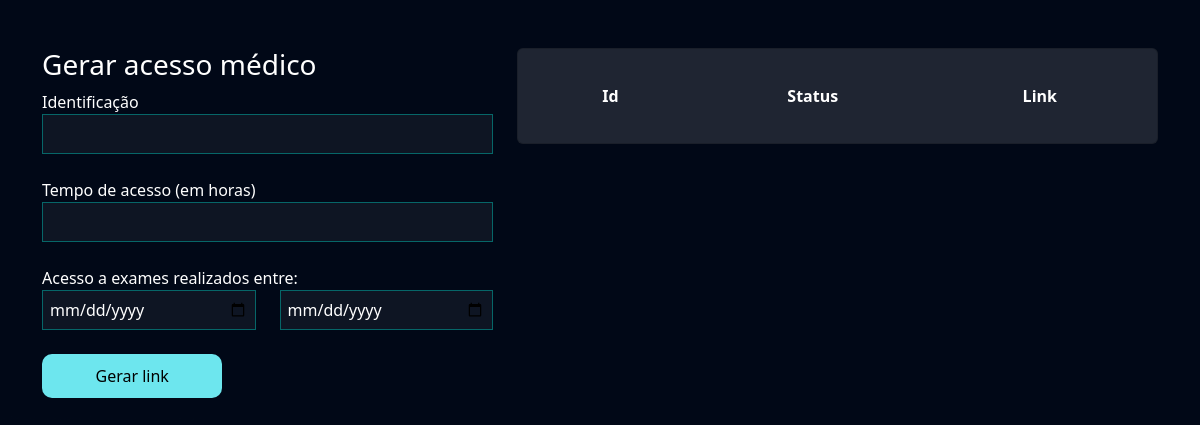
Page /exames/gerar_acesso_medico/ (signed in) on the earlier database version.
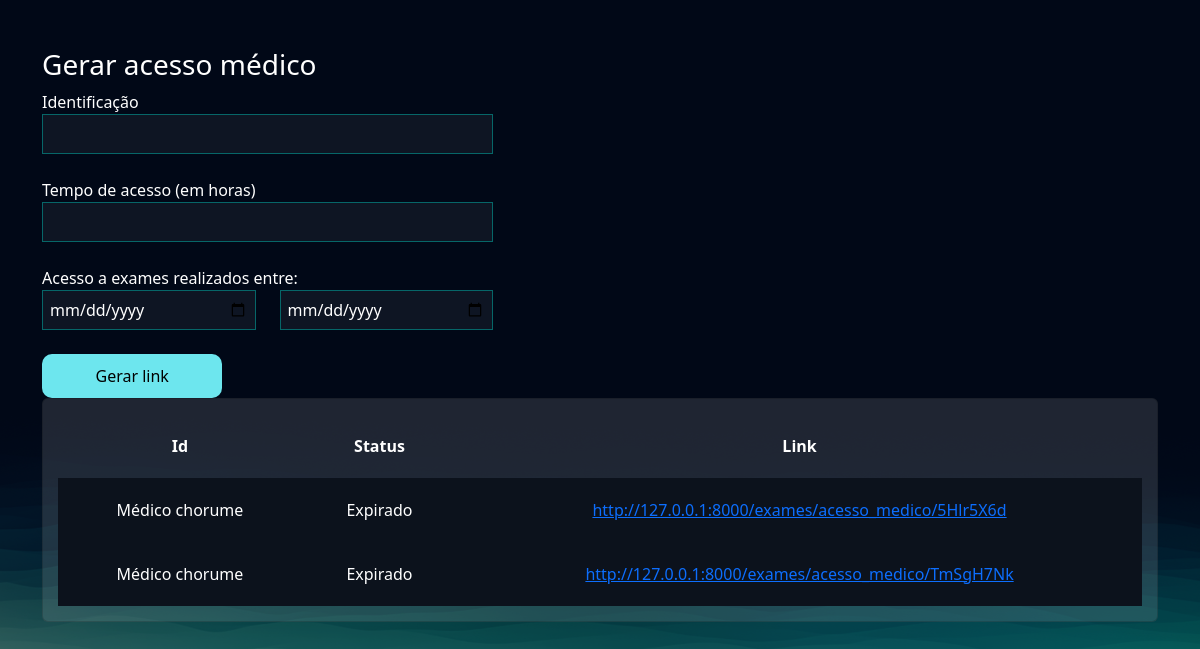
Same page on the later database version.
### exames/models.py (models this page shows, shortened)
class AcessoMedico(models.Model):
    usuario = models.ForeignKey(User, on_delete=models.DO_NOTHING)
    identificacao = models.CharField(max_length=50)
    tempo_de_acesso = models.IntegerField() # Em horas
    criado_em = models.DateTimeField()
    data_exames_iniciais = models.DateField()
    data_exames_finais = models.DateField()
    token = models.CharField(max_length=20, null= True, blank=True)
    @property
    def status(self):
        if timezone.now () > (self.criado_em + timedelta(hours=self.tempo_de_acesso)):
            return 'Expirado'
        else:
            return 'Ativo'
    @property
    def url(self):
        return f'http://127.0.0.1:8000/exames/acesso_medico/{self.token}'

### exames/views.py (the view, shortened to what this page needs)
# urls.py: path('gerar_acesso_medico/', views.gerar_acesso_medico, name="gerar_acesso_medico"),
@login_required
def gerar_acesso_medico(request):
    if request.method == "GET":
        acessos_medicos = AcessoMedico.objects.filter(usuario=request.user)
        return render(request, 'gerar_acesso_medico.html', {'acessos_medicos': acessos_medicos})

### exames/templates/gerar_acesso_medico.html (shortened to what this page needs)
{% extends "bases/base.html" %}
{% load static %}
{% block 'head' %}
    <link href="{% static 'exames/css/css.css' %}" rel="stylesheet">
    <link href="{% static 'exames/css/gerenciar_pedidos.css' %}" rel="stylesheet">
{% endblock 'head' %}
{% block 'conteudo' %}
    <br>
    <br>
    <div class="container">
        <div class="row">
            <div class="col-md-5">
                <h3>Gerar acesso médico</h3>
                <form action="{% url "gerar_acesso_medico" %}" method="POST">{% csrf_token %}
                    <label for="">Identificação</label>
                    <br>
                    <input style="width: 100%" type="text" name="identificacao" id="" class="input-default">
                    <br>
                    <br>
                    <label for="">Tempo de acesso (em horas)</label>
                    <br>
                    <input style="width: 100%" type="number" name="tempo_de_acesso" id="" class="input-default">
                    <br>
                    <br>
                    <div class="row">
                        <label for="">Acesso a exames realizados entre:</label>
                        <div class="col-md">
                            <input style="width: 100%" type="date" name="data_exame_inicial" id="" class="input-default">
                        </div>
                        <div class="col-md">
                            <input style="width: 100%" type="date" name="data_exame_final" id="" class="input-default">
                            <br>
                            <br>
                        </div>
                    </div>
                    <input style="width: 40%" type="submit" class="btn-default" value="Gerar link">
                </form>
            </div>
            <div class="col-md">
                <div class="card">
                    <table style="text-align: center">
                        <tr>
                          <th>Id</th>
                          <th>Status</th>
                          <th>Link</th>
                        </tr>
                        {%for acesso in acessos_medicos%}
                            <tr class="linha-tabela">
                                <td>{{acesso.identificacao}}</td>
                                <td>{{acesso.status}}</td>
                                <td><a href="{{acesso.url}}">{{acesso.url}}</a></td>
                            </tr>
                        {% endfor %}
                    </table>
                </div>
            </div>
        </div>
    </div>
{% endblock 'conteudo' %}

Differences in the rows shown:
added AcessoMedico: identificacao "Médico chorume", status "Expirado", url "http://127.0.0.1:8000/exames/acesso_medico/5Hlr5X6d"
added AcessoMedico: identificacao "Médico chorume", status "Expirado", url "http://127.0.0.1:8000/exames/acesso_medico/TmSgH7Nk"
